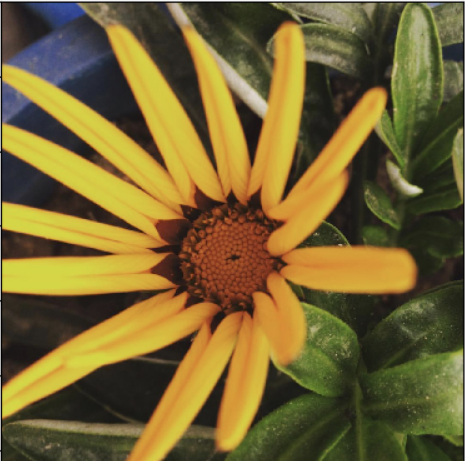
#> input picture OpenCV_Python_Tutorials/Working_with_Images/Image_Processing/flower.png, 465 x 461 px
$ jupyter execute 10_Thresholding_techniques_using_OpenCV.ipynb
#> lines starting #> are read from the running program, lines starting #| are printed output that depends on the picture; after the words box and inside, x2 and y2 are one past the last pixel; in counts of white or black regions, pixels touching at a corner belong together
### Thresholding techniques using OpenCV

Thresholding is a technique in OpenCV, which is the assignment of pixel values in relation to the threshold value provided. In thresholding, each pixel value is compared with the threshold value. If the pixel value is smaller than the threshold, it is set to 0, otherwise, it is set to a maximum value (generally 255). Thresholding is a very popular segmentation technique, used for separating an object considered as a foreground from its background. A threshold is a value which has two regions on its either side i.e. below the threshold or above the threshold.

In Computer Vision, this technique of thresholding is done on grayscale images. So initially, the image has to be converted in grayscale color space.

If f (x, y) < T
   then f (x, y) = 0
else
   f (x, y) = 255

where
f (x, y) = Coordinate Pixel Value
T = Threshold Value.

In OpenCV with Python, the function cv2.threshold is used for thresholding.

<b>Syntax:</b> cv2.threshold(source, thresholdValue, maxVal, thresholdingTechnique)

<b>Parameters:</b>

 - source: Input Image array (must be in Grayscale).
 - thresholdValue: Value of Threshold below and above which pixel values will change accordingly.
 - maxVal: Maximum value that can be assigned to a pixel.
 - thresholdingTechnique: The type of thresholding to be applied.

#### Simple Thresholding

The basic Thresholding technique is Binary Thresholding. For every pixel, the same threshold value is applied. If the pixel value is smaller than the threshold, it is set to 0, otherwise, it is set to a maximum value.
The different Simple Thresholding Techniques are:

 - <b>cv2.THRESH_BINARY:</b> If pixel intensity is greater than the set threshold, value set to 255, else set to 0 (black).
 - <b>cv2.THRESH_BINARY_INV:</b> Inverted or Opposite case of cv2.THRESH_BINARY.
 - <b>cv.THRESH_TRUNC:</b> If pixel intensity value is greater than threshold, it is truncated to the threshold. The pixel values are set to be the same as the threshold. All other values remain the same.
 - <b>cv.THRESH_TOZERO:</b> Pixel intensity is set to 0, for all the pixels intensity, less than the threshold value.
 - <b>cv.THRESH_TOZERO_INV:</b> Inverted or Opposite case of cv2.THRESH_TOZERO.

[cell 1]
import cv2
import numpy as np

[cell 2]
# read the image in grayscale
image = cv2.imread("flower.png", 0)
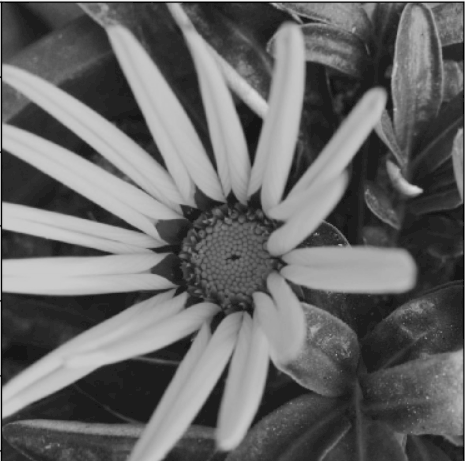
#> image: shape (461, 465); min 0, max 245, mean 103.8

# applying different thresholding techniques on the input image all pixels value above 120 will be set to 255
ret, thresh1 = cv2.threshold(image, 120, 255, cv2.THRESH_BINARY)
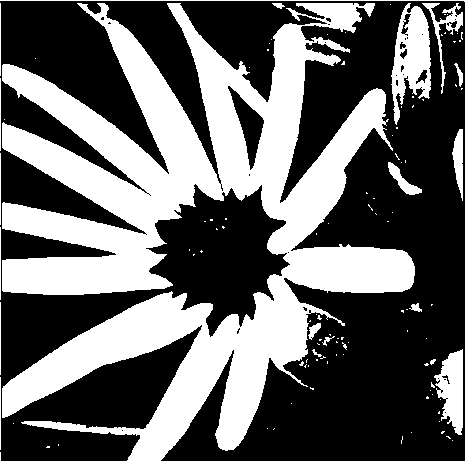
#> thresh1: shape (461, 465); 39.7% white; 111 white regions (91 under 20 px), largest, box (x1, y1, x2, y2) and area: (2, 3, 415, 461) 77759, (391, 3, 431, 125) 2707, (434, 349, 463, 435) 1552
ret, thresh2 = cv2.threshold(image, 120, 255, cv2.THRESH_BINARY_INV)
ret, thresh3 = cv2.threshold(image, 120, 255, cv2.THRESH_TRUNC)
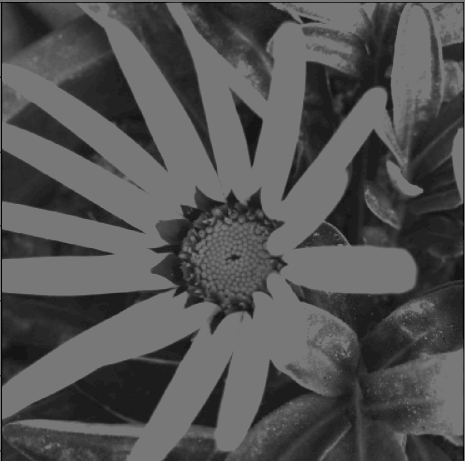
#> thresh3: shape (461, 465); min 0, max 120, mean 82.5
ret, thresh4 = cv2.threshold(image, 120, 255, cv2.THRESH_TOZERO)
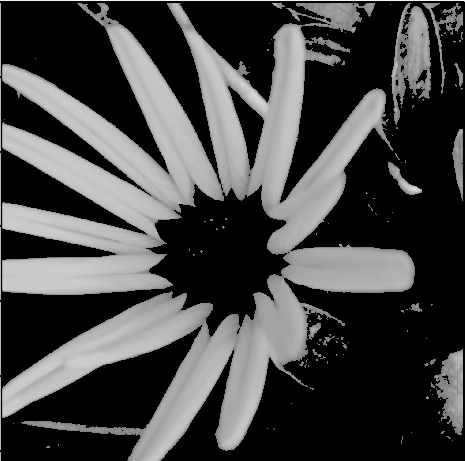
#> thresh4: shape (461, 465); min 0, max 245, mean 68.9
ret, thresh5 = cv2.threshold(image, 120, 255, cv2.THRESH_TOZERO_INV)
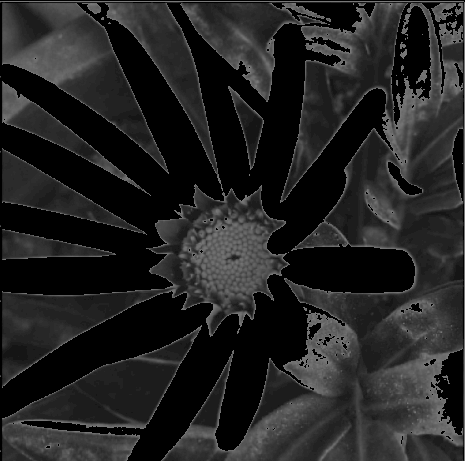
#> thresh5: shape (461, 465); min 0, max 120, mean 34.9

# the window showing output images with the corresponding thresholding techniques applied to the input images
cv2.imshow('Binary Threshold', thresh1)
cv2.imshow('Binary Threshold Inverted', thresh2)
cv2.imshow('Truncated Threshold', thresh3)
cv2.imshow('Set to 0', thresh4)
cv2.imshow('Set to 0 Inverted', thresh5)

cv2.waitKey(0)
cv2.destroyAllWindows()

#### Adaptive Thresholding

Another Thresholding technique is Adaptive Thresholding. In Simple Thresholding, a global value of threshold was used which remained constant throughout. So, a constant threshold value won’t help in the case of variable lighting conditions in different areas. Adaptive thresholding is the method where the threshold value is calculated for smaller regions. This leads to different threshold values for different regions with respect to the change in lighting. We use cv2.adaptiveThreshold for this.

<b>Syntax:</b> cv2.adaptiveThreshold(source, maxVal, adaptiveMethod, thresholdType, blocksize, constant)

<b>Parameters:</b>

 - source: Input Image array(Single-channel, 8-bit or floating-point)
 - maxVal: Maximum value that can be assigned to a pixel.
 - adaptiveMethod: Adaptive method decides how threshold value is calculated.
    - cv2.ADAPTIVE_THRESH_MEAN_C: Threshold Value = (Mean of the neighbourhood area values – constant value). In other words, it is the mean of the blockSize×blockSize neighborhood of a point minus constant.
    - cv2.ADAPTIVE_THRESH_GAUSSIAN_C: Threshold Value = (Gaussian-weighted sum of the neighbourhood values – constant value). In other words, it is a weighted sum of the blockSize×blockSize neighborhood of a point minus constant.
 - thresholdType: The type of thresholding to be applied.
 - blockSize: Size of a pixel neighborhood that is used to calculate a threshold value.
 - constant: A constant value that is subtracted from the mean or weighted sum of the neighbourhood pixels.

[cell 3]
# read input image in grayscale
image = cv2.imread("flower.png", 0)

# applying different thresholding techniques on the input image
thresh1 = cv2.adaptiveThreshold(image, 255, cv2.ADAPTIVE_THRESH_MEAN_C, cv2.THRESH_BINARY, 199, 5)
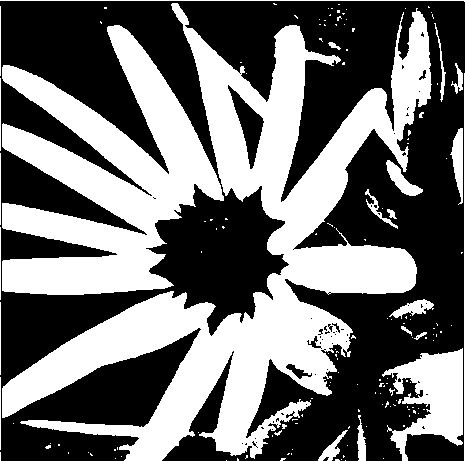
#> thresh1: shape (461, 465); 43.6% white; 156 white regions (131 under 20 px), largest, box (x1, y1, x2, y2) and area: (2, 3, 432, 461) 55936, (2, 25, 224, 295) 28183, (382, 348, 463, 461) 4707

thresh2 = cv2.adaptiveThreshold(image, 255, cv2.ADAPTIVE_THRESH_GAUSSIAN_C, cv2.THRESH_BINARY, 199, 5)
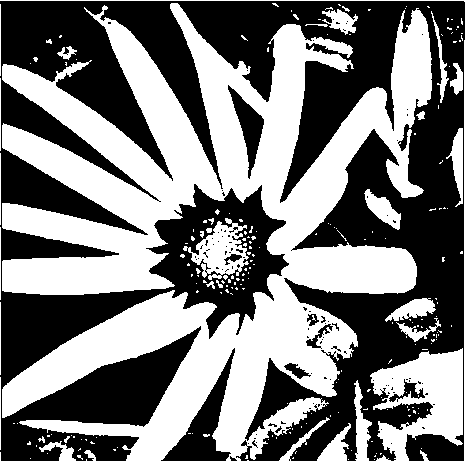
#> thresh2: shape (461, 465); 48% white; 223 white regions (187 under 20 px), largest, box (x1, y1, x2, y2) and area: (2, 3, 432, 461) 87231, (370, 348, 463, 461) 5938, (183, 218, 249, 280) 1889

# the window showing output images with the corresponding thresholding techniques applied to the input image
cv2.imshow('Adaptive Mean', thresh1)
cv2.imshow('Adaptive Gaussian', thresh2)

cv2.waitKey(0)
cv2.destroyAllWindows()

#### Otsu Thresholding

In Otsu Thresholding, a value of the threshold isn’t chosen but is determined automatically. A bimodal image (two distinct image values) is considered. The histogram generated contains two peaks. So, a generic condition would be to choose a threshold value that lies in the middle of both the histogram peak values. We use the Traditional cv2.threshold function and use cv2.THRESH_OTSU as an extra flag.

<b>Syntax:</b> cv2.threshold(source, thresholdValue, maxVal, thresholdingTechnique)

<b>Parameters:</b>

 - source: Input Image array (must be in Grayscale).
 - thresholdValue: Value of Threshold below and above which pixel values will change accordingly.
 - maxVal: Maximum value that can be assigned to a pixel.
 - thresholdingTechnique: The type of thresholding to be applied.

[cell 4]
# read input image in grayscale
image = cv2.imread("flower.png", 0)

# applying Otsu thresholding as an extra flag in binary thresholding
ret, thresh1 = cv2.threshold(image, 120, 255, cv2.THRESH_BINARY + cv2.THRESH_OTSU)
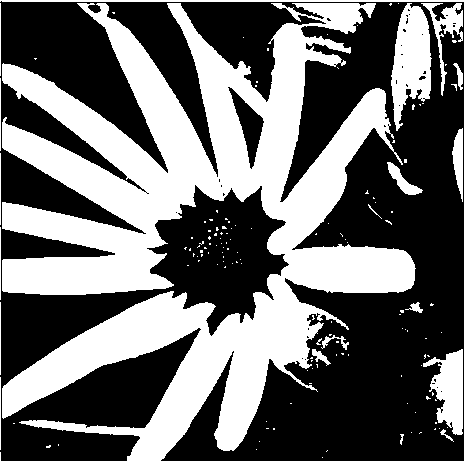
#> thresh1: shape (461, 465); 42% white; 144 white regions (124 under 20 px), largest, box (x1, y1, x2, y2) and area: (2, 3, 416, 461) 80160, (391, 3, 432, 131) 3249, (423, 349, 463, 435) 1945
#> ret = 112

# the window showing output image with the corresponding thresholding techniques applied to the input image
cv2.imshow('Otsu Threshold', thresh1)

cv2.waitKey(0)
cv2.destroyAllWindows()

$ run again, with OpenCV_Python_Tutorials/Working_with_Images/Image_Processing/cat_damaged.png copied over OpenCV_Python_Tutorials/Working_with_Images/Image_Processing/flower.png
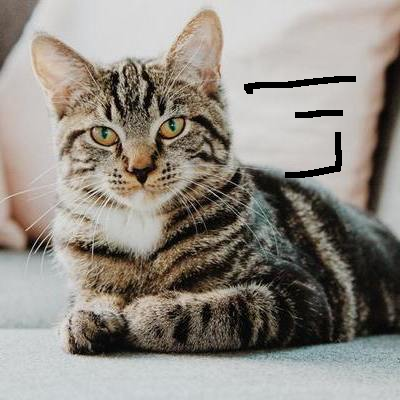
#> input picture OpenCV_Python_Tutorials/Working_with_Images/Image_Processing/cat_damaged.png, 400 x 400 px
#> `ret, thresh1 = cv2.threshold(image, 120, 255, cv2.THRESH_BINARY)`:
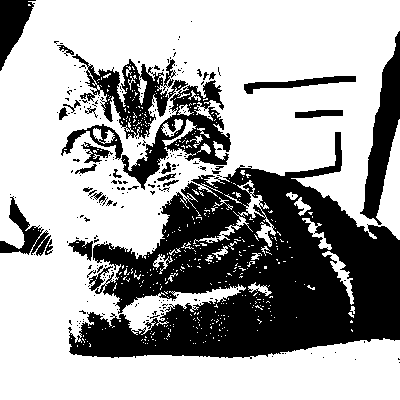
#> thresh1: shape (400, 400); 65.1% white; 227 black regions (197 under 20 px), largest, box (x1, y1, x2, y2) and area: (68, 132, 400, 359) 39521, (72, 54, 231, 190) 7053, (360, 31, 400, 225) 3152
#> `thresh2 = cv2.adaptiveThreshold(image, 255, cv2.ADAPTIVE_THRESH_GAUSSI..`:
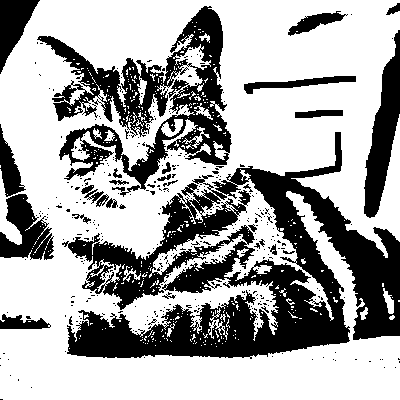
#> thresh2: shape (400, 400); 65.5% white; 355 black regions (327 under 20 px), largest, box (x1, y1, x2, y2) and area: (62, 132, 400, 359) 31408, (37, 6, 232, 197) 12318, (364, 30, 400, 218) 3175
#> ret = 120
